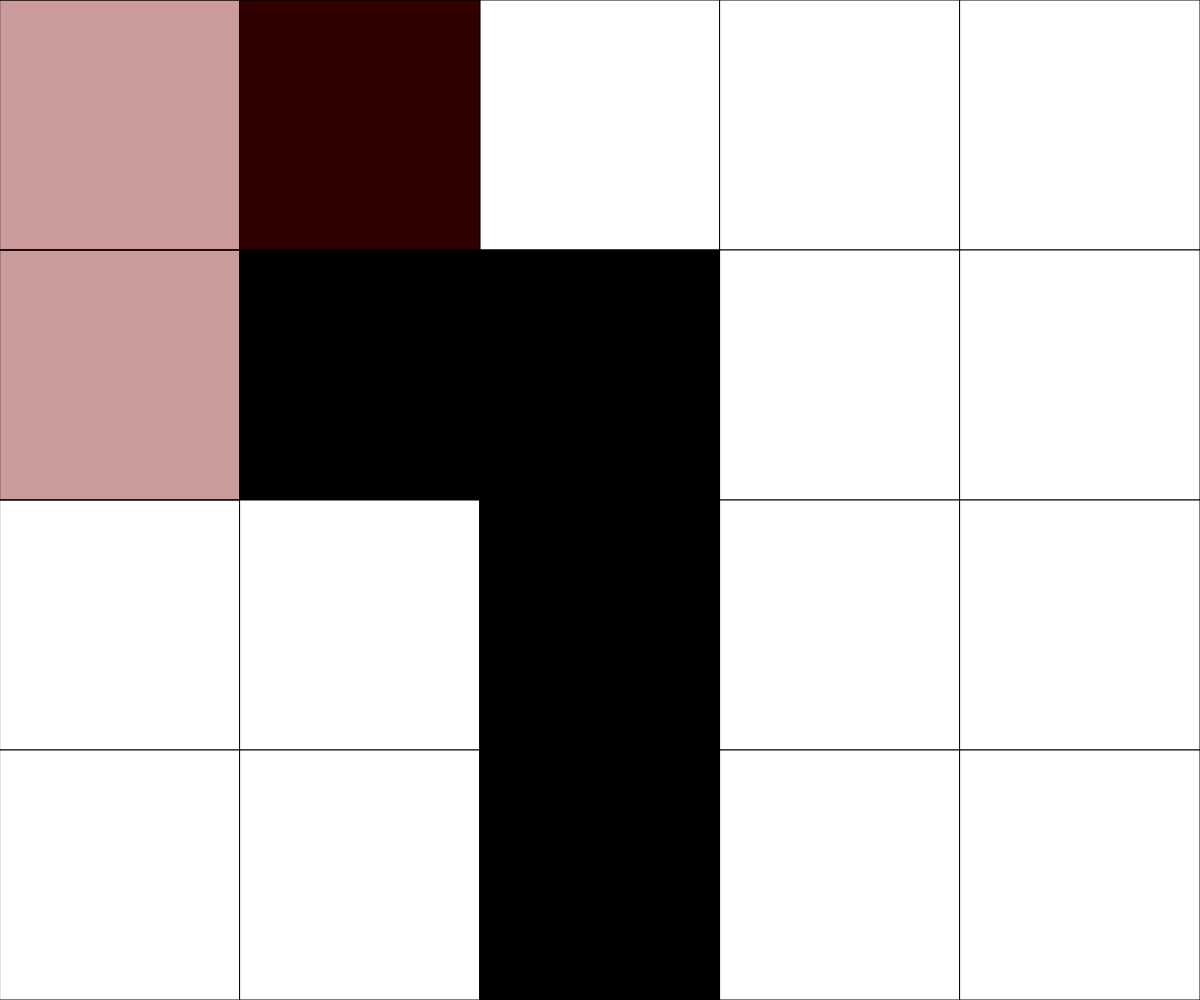
Frame 1 (no input)
Frame 60 (no input): identical to frame 1, image omitted
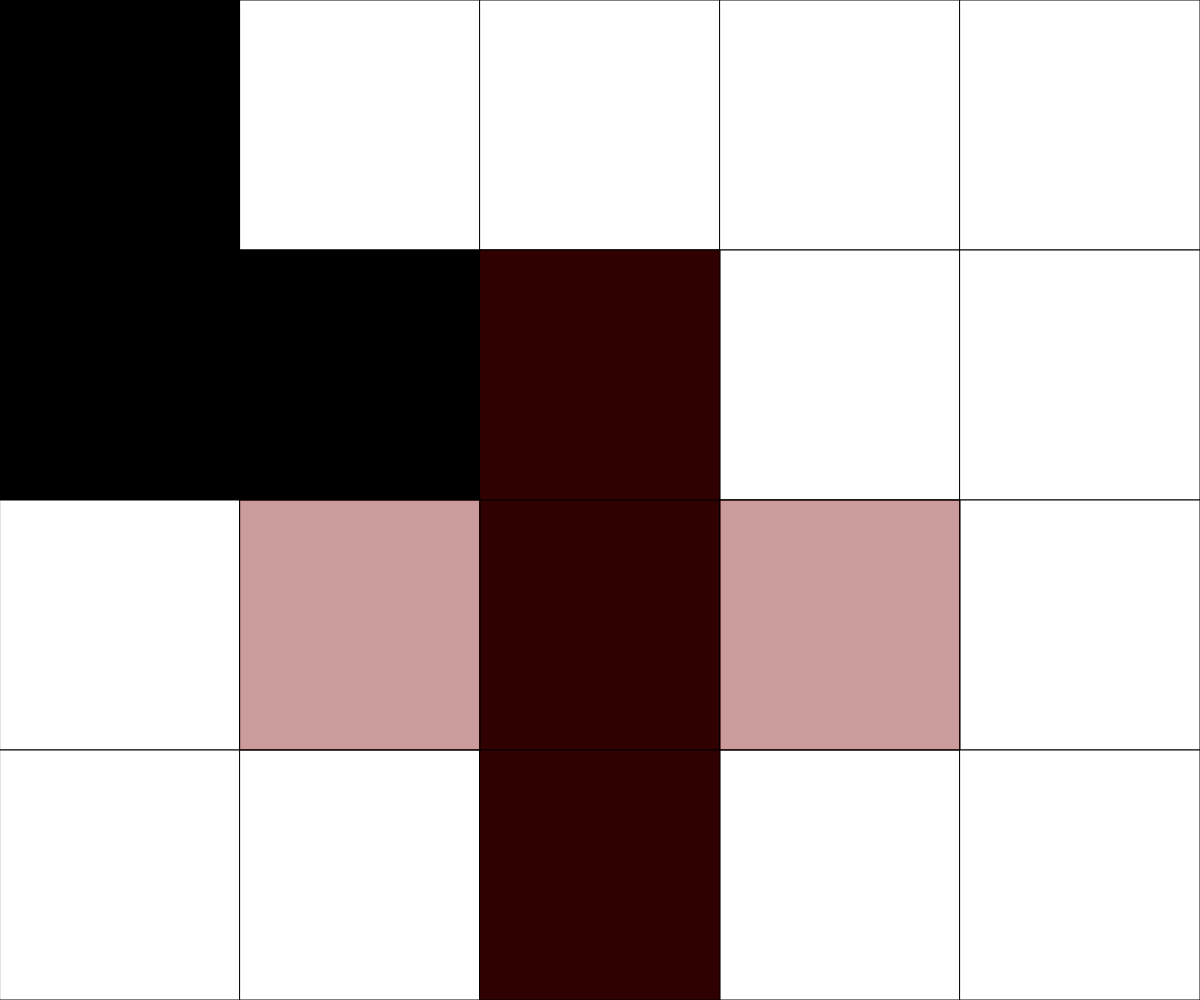
Frame 120 (the mouse pressed at the canvas centre since frame 60)

The p5.js sketch that drew these frames (run headless with seeded random() and noise() and a simulated clock; from frame 60 on, the mouse is pressed at the canvas centre):

// p5.js sketch
// ── sketch.js
//Insert your Comment Header here.

let NUM_ROWS = 4;
let NUM_COLS = 5;
let rectWidth, rectHeight;
let hovered=[];
let gridData = [[]];
let won = [false];


function setup() {
  //fill grid
  for(let i = 0; i<NUM_ROWS; i++){
    gridData[i]=[];
    for(let j = 0; j<NUM_COLS; j++)
      gridData[i][j]=(round(random(0,2))==0);//true or false
  }
  

  // Determine the size of each square. Could use windowHeight,windowHeight  for Canvas to keep a square aspect ratio
  createCanvas(windowWidth, windowHeight);
  rectWidth = width/NUM_COLS;
  rectHeight = height/NUM_ROWS;
}

function draw() {
  if(won[0]){
    drawGrid(false);
    fill(won[1]);
    textAlign(CENTER);
    textSize(50);
    text("you win",width/2, height/2);
    noLoop();
    return;
  }
  background(220);
  determineActiveSquare();   //figure out which tile the mouse cursor is over
  drawGrid(true);                //render the current game board to the screen (and the overlay)
}



function mousePressed(){
  // cross-shaped pattern flips on a mouseclick. Boundary conditions are checked within the flip function to ensure in-bounds access for array
  if(won[0]) return;
  flip(hovered[0][1], hovered[0][0]);


  if(!(keyIsPressed === true && keyCode===SHIFT))
    for(let i of hovered.slice(1))
      flip(i[0], i[1]);
    
  
  
  if(checkForWin())
    won[0]=true;
  
  
}

function flip(row, col){
  // given a column and row for the 2D array, flip its value from 0 to 255 or 255 to 0
  // conditions ensure that the col and row given are valid and exist for the array. If not, no operations take place.
  if(checkValid(row,col))
      gridData[row][col]=!gridData[row][col];
}

function determineActiveSquare(){
  // An expression to run each frame to determine where the mouse currently is.
  hovered=[];
  let x = int(mouseX / rectWidth), y = int(mouseY / rectHeight);
  hovered.push([x,y]);
  //if type==1
  if(checkValid(x-1, y))hovered.push([x-1,y]);
  if(checkValid(x+1, y))hovered.push([x+1,y]);
  if(checkValid(x, y-1))hovered.push([x,y-1]);
  if(checkValid(x, y+1))hovered.push([x,y+1]);


}

function drawGrid(){
  // Render a grid of squares - fill color set according to data stored in the 2D array
  for (let x = 0; x < NUM_COLS ; x++){
    for (let y = 0; y < NUM_ROWS; y++){
      fill(gridData[y][x]?0:255); //change fill here for the overlay with hovered[0][0] and col
      rect(x*rectWidth, y*rectHeight, rectWidth, rectHeight);
    }
  }
  if(won[0])return; //dont wanna draw the highlight when finished
  fill(125,0,0,100);
  for(let i of hovered){
    rect(i[0]*rectWidth, i[1]*rectHeight, rectWidth, rectHeight);
  }
}

function checkForWin(){
  let first = gridData[0][0];
  for(let i = 0; i< NUM_ROWS; i++)
    for(let j = 0; j<NUM_COLS; j++)
      if(gridData[i][j] !== first)return false;

  won[1]=first?255:0;
  return true;
}

function checkValid(x, y){
  if (x >= 0 && x < NUM_ROWS )
    if (y >= 0 && y < NUM_COLS)
      return true;
  
  return false;
}
